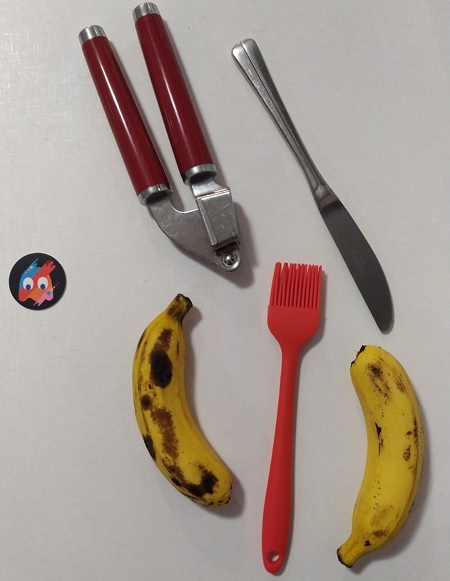
#> input picture src/assets/example2.jpeg, 450 x 581 px
$ python -i utils.py   (imports and definitions only)
#> lines starting #> are read from the running program, lines starting #| are printed output that depends on the picture; after the words box and inside, x2 and y2 are one past the last pixel; in counts of white or black regions, pixels touching at a corner belong together
#> further down, picture is the input picture: shape (581, 450, 3); mean B, G, R 144.7, 153.9, 167.1
import cv2
import numpy as np

def getContours(img,threshold=[100,100],showCanny=False,minArea=1000,filter=0,draw=False):
#> called with showCanny = False, minArea = 1000, filter = 0, draw = False
    imgGray = cv2.cvtColor(img,cv2.COLOR_BGR2GRAY)
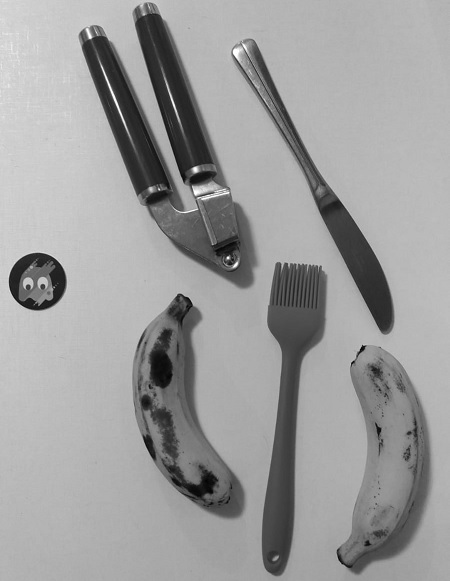
#> imgGray: shape (581, 450); min 2, max 255, mean 156.8
    imgBlur = cv2.GaussianBlur(imgGray,(5,5),1)
    imgCanny = cv2.Canny(imgBlur,threshold[0],threshold[1])
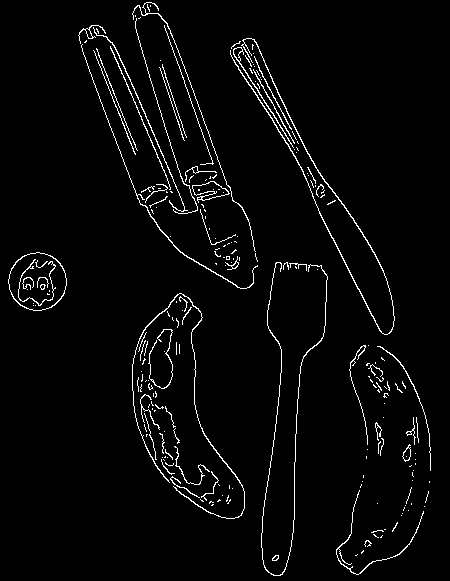
#> imgCanny: shape (581, 450); 3.1% white in thin lines or dots
    kernel = np.ones((5,5))
    imgDial = cv2.dilate(imgCanny,kernel,iterations=3)
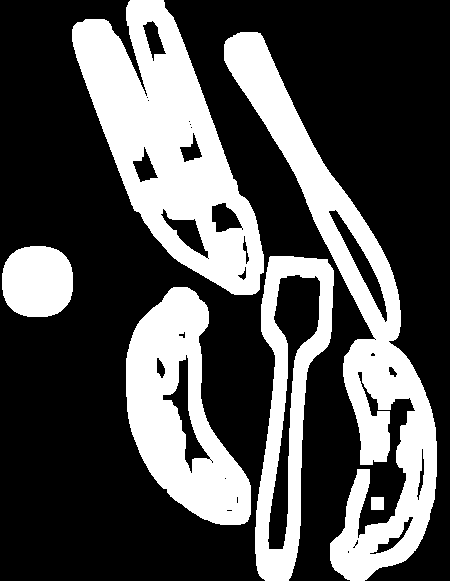
#> imgDial: shape (581, 450); 31.9% white; 6 white regions, box (x1, y1, x2, y2) and area: (224, 32, 437, 581) 26313, (72, 0, 264, 295) 26279, (126, 287, 251, 525) 15824, (255, 256, 334, 581) 10483, (2, 246, 73, 317) 4256, (371, 497, 384, 510) 169
    imgThreshold = cv2.erode(imgDial,kernel,iterations=2)
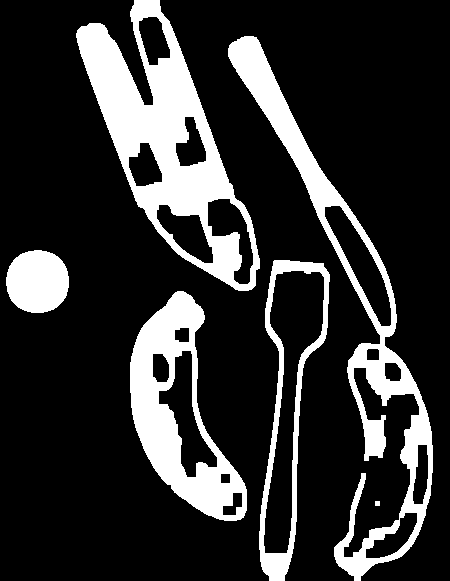
#> imgThreshold: shape (581, 450); 19.4% white; 6 white regions
    if showCanny:cv2.imshow('Canny', imgThreshold)

    contours,hierarchy = cv2.findContours(imgThreshold,cv2.RETR_EXTERNAL,cv2.CHAIN_APPROX_SIMPLE)
#> contours = 6 contours, 1 with area under 20; largest, box (x1, y1, x2, y2) and area: (76, 0, 260, 291) 23842, (228, 36, 433, 581) 18010, (130, 291, 247, 521) 14083, (259, 260, 330, 581) 11583, (6, 250, 69, 313) 3093

    finalContours = []

    for i in contours:
        area = cv2.contourArea(i)
        if area > minArea:
            perimeter = cv2.arcLength(i,True)
            approx = cv2.approxPolyDP(i,0.02*perimeter,True)
            bbox = cv2.boundingRect(approx)
            if filter > 0:
                if len(approx) == filter:
                    finalContours.append([len(approx),area,approx,bbox,i])
            else:
                finalContours.append([len(approx),area,approx,bbox,i])
#> this loop made 6 passes
#> (area, perimeter, approx, bbox) on pass 3: (11583, 747.1, [[274, 260], [259, 549], [284, 580], [329, 274]], (259, 260, 71, 321))
#> (area, perimeter, bbox) on passes 2, 4, 5, 6: (14083, 596, (133, 291, 112, 229)), (3093, 208.2, (9, 251, 58, 61)), (18010, 1941.6, (244, 36, 187, 545)), (23841.5, 971.5, (81, 0, 171, 290))
#> after the loop, finalContours = 5 items

    finalContours = sorted(finalContours,key = lambda x:x[1],reverse=True)
    if draw:
        for contours in finalContours:
            cv2.drawContours(img,contours[4],-1,(0,0,255),3)

    return img,finalContours

def reorder(myPoints):
    print(myPoints.shape)
    myPointsNew = np.zeros_like(myPoints)
    myPoints = myPoints.reshape((4,2))
    add = myPoints.sum(1)
    myPointsNew[0] = myPoints[np.argmin(add)] #PONTO 1 do papel
    myPointsNew[3] = myPoints[np.argmax(add)] #PONTO 4 do papel
    diff = np.diff(myPoints,axis=1)
    myPointsNew[1] = myPoints[np.argmin(diff)]
    myPointsNew[2] = myPoints[np.argmax(diff)]
    return myPointsNew


def warpImg (img,points,widht,height,pad=20):
    #print(points)
    points = reorder(points)

    pts1 = np.float32(points)
    pts2 = np.float32([[0,0],[widht,0],[0,height],[widht,height]])
    matrix = cv2.getPerspectiveTransform(pts1,pts2)
    imgWarp = cv2.warpPerspective(img,matrix,(widht,height))
    imgWarp = imgWarp[pad:imgWarp.shape[0]-pad,pad:imgWarp.shape[1]-pad] #Remove as bordas da imagem fora do A4

    return imgWarp

def findDistance(pts1,pts2):
    return ((pts2[0]-pts1[0])**2 + (pts2[1]-pts1[1])**2)**0.5 #Acha a distancia entre dois pontos pelo teorema de pitagoras


>>> import cv2
>>> picture = cv2.imread('assets/example2.jpeg')
>>> result = getContours(picture)

$ run again, on src/assets/example3.jpeg
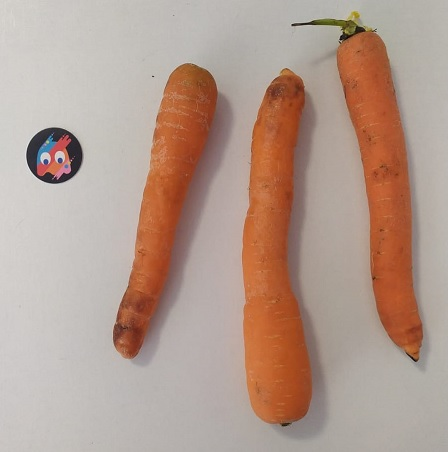
#> input picture src/assets/example3.jpeg, 448 x 452 px
#> picture is the input picture: shape (452, 448, 3); mean B, G, R 143, 155.4, 179.5
#> in getContours, `imgCanny = cv2.Canny(imgBlur,threshold[0],threshold[1])`:
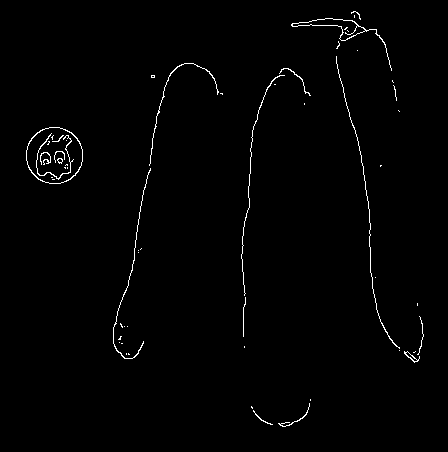
#> imgCanny: shape (452, 448); 1.1% white in thin lines or dots, all inside (x1, y1, x2, y2) = (26, 11, 424, 427)
#> imgDial: shape (452, 448); 13.9% white; 6 white regions, box (x1, y1, x2, y2) and area: (285, 5, 430, 369) 9982, (107, 57, 229, 365) 6975, (235, 62, 317, 354) 5279, (20, 121, 89, 190) 4102, (245, 393, 317, 433) 1539, (374, 159, 388, 173) 195
#> in getContours, `imgThreshold = cv2.erode(imgDial,kernel,iterations=2)`:
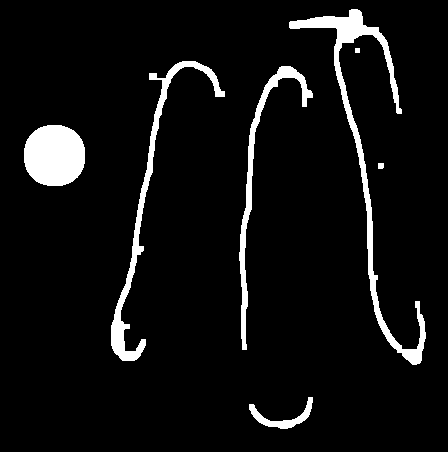
#> imgThreshold: shape (452, 448); 6.3% white; 7 white regions
#> contours = 7 contours, 1 with area under 20; largest, box (x1, y1, x2, y2) and area: (289, 9, 426, 365) 3632, (24, 125, 85, 186) 2972, (111, 61, 225, 361) 2420, (239, 66, 313, 350) 1741, (249, 397, 313, 429) 489, (378, 163, 384, 169) 24
#> the loop in getContours, `for i in contours:` made 7 passes
#> (area, perimeter, bbox) on passes 3, 4, 5, 7: (2972.5, 203.1, (25, 125, 60, 61)), (1741, 717.9, (242, 66, 71, 284)), (2420.5, 900.6, (122, 61, 103, 300)), (3631.5, 1250.7, (290, 9, 130, 355))
#> after the loop in getContours, `for i in contours:`: finalContours = 4 items
